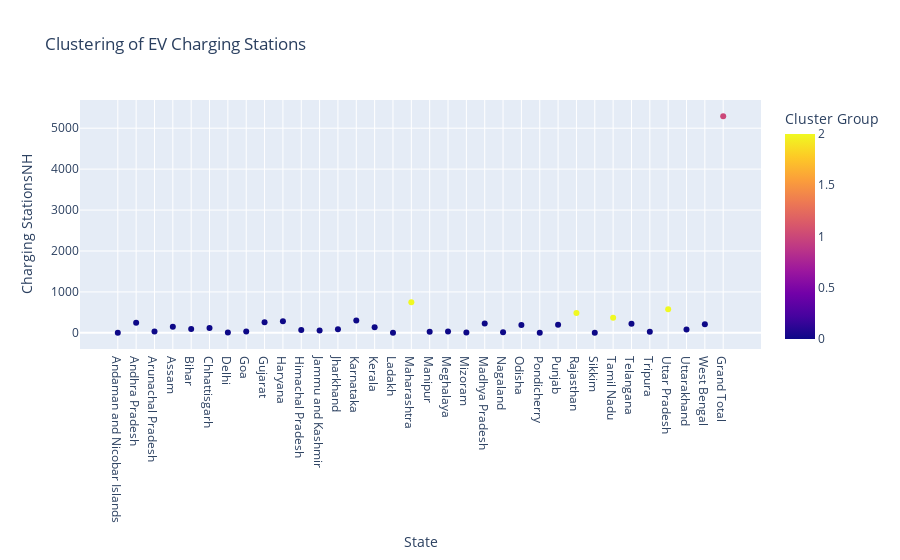

The notebook cell saved with this chart:
### Code cell
if 'Charging StationsNH' in df.columns:
    scaler = MinMaxScaler()
    df_scaled = scaler.fit_transform(df[['Charging StationsNH']])

    # Perform KMeans clustering
    kmeans = KMeans(n_clusters=3, random_state=42)
    df['Cluster'] = kmeans.fit_predict(df_scaled)

    # Visualize clusters
    fig = px.scatter(df, x='State', y='Charging StationsNH', color='Cluster', 
                     title='Clustering of EV Charging Stations', 
                     labels={'Cluster': 'Cluster Group'})
    fig.show()

### Figure 1 — Plotly figure (JSON) as saved in the notebook; plotly's stock layout.template omitted (floating-point values rounded to 4 significant figures)
{"data": [{"hovertemplate": "State=%{x}<br>Charging StationsNH=%{y}<br>Cluster Group=%{marker.color}<extra></extra>", "legendgroup": "", "marker": {"color": [0, 0, 0, 0, 0, 0, 0, 0, 0, 0, 0, 0, 0, 0, 0, 0, 2, 0, 0, 0, 0, 0, 0, 0, 0, 2, 0, 2, 0, 0, 2, 0, 0, 1], "coloraxis": "coloraxis", "symbol": "circle"}, "mode": "markers", "name": "", "orientation": "v", "showlegend": false, "type": "scatter", "x": ["Andaman and Nicobar Islands", "Andhra Pradesh", "Arunachal Pradesh", "Assam", "Bihar", "Chhattisgarh", "Delhi", "Goa", "Gujarat", "Haryana", "Himachal Pradesh", "Jammu and Kashmir", "Jharkhand", "Karnataka", "Kerala", "Ladakh", "Maharashtra", "Manipur", "Meghalaya", "Mizoram", "Madhya Pradesh", "Nagaland", "Odisha", "Pondicherry", "Punjab", "Rajasthan", "Sikkim", "Tamil Nadu", "Telangana", "Tripura", "Uttar Pradesh", "Uttarakhand", "West Bengal", "Grand Total"], "xaxis": "x", "y": [1, 249, 30, 147, 96, 116, 10, 33, 259, 284, 68, 60, 87, 300, 138, 2, 750, 27, 35, 8, 231, 13, 189, 2, 195, 482, 3, 369, 221, 24, 577, 79, 208, 5293], "yaxis": "y"}], "layout": {"autosize": true, "coloraxis": {"colorbar": {"title": {"text": "Cluster Group"}}, "colorscale": [[0, "#0d0887"], [0.1111, "#46039f"], [0.2222, "#7201a8"], [0.3333, "#9c179e"], [0.4444, "#bd3786"], [0.5556, "#d8576b"], [0.6667, "#ed7953"], [0.7778, "#fb9f3a"], [0.8889, "#fdca26"], [1, "#f0f921"]]}, "legend": {"tracegroupgap": 0}, "title": {"text": "Clustering of EV Charging Stations"}, "xaxis": {"anchor": "y", "autorange": true, "domain": [0, 1], "range": [-2.054, 35.05], "title": {"text": "State"}, "type": "category"}, "yaxis": {"anchor": "x", "autorange": true, "domain": [0, 1], "range": [-733.1, 6027.0], "title": {"text": "Charging StationsNH"}, "type": "linear"}}}
